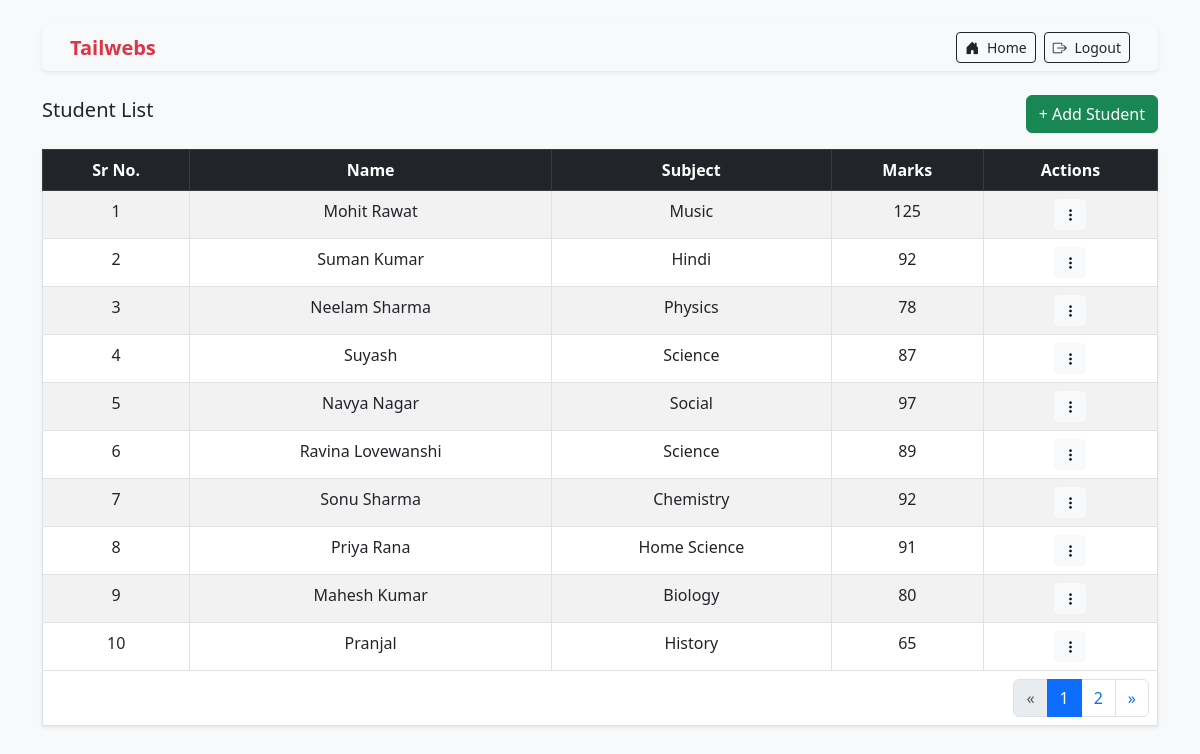
Page /dashboard/ (signed in) on the committed database.
### portal/models.py (models this page shows, shortened)
class Student(models.Model):
    name = models.CharField(max_length=100)
    subject = models.CharField(max_length=100)
    marks = models.PositiveIntegerField()
    created_at = models.DateTimeField(auto_now_add=True)
    created_by = models.ForeignKey(Teacher, on_delete=models.CASCADE, related_name='students', null=True, blank=True)
    updated_by = models.ForeignKey(Teacher, on_delete=models.CASCADE, related_name='updated', null=True, blank=True)
    updated_at = models.DateTimeField(auto_now=True)
    is_deleted = models.BooleanField(default=False)
    class Meta:
        unique_together = ('name', 'subject')

### portal/views.py (the view)
# urls.py: path('dashboard/', views.dashboard, name='dashboard'),
def dashboard(request):
    if not request.session.get('teacher_id'):
        return redirect('login')
    teacher = get_object_or_404(Teacher, id=request.session['teacher_id'], is_deleted=False)
    students_list = Student.objects.filter(is_deleted=False).order_by('-created_at')
    paginator = Paginator(students_list, 10)
    page_number = request.GET.get('page')
    page_obj = paginator.get_page(page_number)
    return render(request, 'dashboard.html', {'page_obj': page_obj})

### templates/dashboard.html (shortened to what this page needs)
<!DOCTYPE html>
<html lang="en">
<head>
  <link href="https://cdn.jsdelivr.net/npm/bootstrap@5.3.0/dist/css/bootstrap.min.css" rel="stylesheet">
  <link href="https://cdn.jsdelivr.net/npm/bootstrap-icons@1.10.5/font/bootstrap-icons.css" rel="stylesheet">
</head>
<body class="bg-light p-4">
<div class="container">
  <nav class="navbar navbar-expand-lg navbar-light bg-light rounded mb-4 px-3 shadow-sm">
    <div class="container-fluid">
      <a href="{% url 'dashboard' %}" class="outline-0 text-decoration-none">
      <span class="navbar-brand text-danger fw-bold">Tailwebs</span>
      </a>
      <div class="d-flex ms-auto gap-2">
        <a href="{% url 'dashboard' %}" class="btn btn-outline-dark btn-sm">
          <i class="bi bi-house-door-fill me-1"></i> Home
        </a>
        <a href="{% url 'logout' %}" class="btn btn-outline-dark btn-sm">
          <i class="bi bi-box-arrow-right me-1"></i> Logout
        </a>
      </div>
    </div>
  </nav>
  <div class="d-flex justify-content-between align-items-center mb-3">
    <h5>Student List</h5>
    <button class="btn btn-success" data-bs-toggle="modal" data-bs-target="#addStudentModal">+ Add Student</button>
  </div>
  <table class="table table-bordered table-striped bg-white shadow-sm">
    <thead class="table-dark">
      <tr class="text-center">
        <th>Sr No.</th>
        <th>Name</th>
        <th>Subject</th>
        <th>Marks</th>
        <th>Actions</th>
      </tr>
    </thead>
    <tbody class="text-center">
      {% for student in page_obj %}
      <tr data-id="{{ student.id }}">
        <td>{{ page_obj.start_index|add:forloop.counter0 }}</td>
        <td>{{ student.name }}</td>
        <td>{{ student.subject }}</td>
        <td>{{ student.marks }}</td>
        <td>
          <div class="dropdown">
            <button class="btn btn-sm btn-light" type="button" data-bs-toggle="dropdown">
              <i class="bi bi-three-dots-vertical"></i>
            </button>
          </div>
        </td>
      </tr>
      {% endfor %}
    </tbody>
    <tfoot>
      <tr>
        <td colspan="5">
          <nav>
            <ul class="pagination justify-content-end mb-0">
              {% if page_obj.has_previous %}
                <li class="page-item">
                  <a class="page-link" href="?page={{ page_obj.previous_page_number }}">&laquo;</a>
                </li>
              {% else %}
                <li class="page-item disabled"><span class="page-link">&laquo;</span></li>
              {% endif %}
              {% for num in page_obj.paginator.page_range %}
                {% if page_obj.number == num %}
                  <li class="page-item active"><span class="page-link">{{ num }}</span></li>
                {% elif num >= page_obj.number|add:'-2' and num <= page_obj.number|add:'2' %}
                  <li class="page-item"><a class="page-link" href="?page={{ num }}">{{ num }}</a></li>
                {% endif %}
              {% endfor %}
              {% if page_obj.has_next %}
                <li class="page-item">
                  <a class="page-link" href="?page={{ page_obj.next_page_number }}">&raquo;</a>
                </li>
              {% else %}
                <li class="page-item disabled"><span class="page-link">&raquo;</span></li>
              {% endif %}
            </ul>
          </nav>
        </td>
      </tr>
    </tfoot>
  </table>
</div>
</body>
</html>

### rows in the picture
Student: start_index|add "1", name "Mohit Rawat", subject "Music", marks "125"
Student: start_index|add "2", name "Suman Kumar", subject "Hindi", marks "92"
Student: start_index|add "3", name "Neelam Sharma", subject "Physics", marks "78"
Student: start_index|add "4", name "Suyash", subject "Science", marks "87"
Student: start_index|add "5", name "Navya Nagar", subject "Social", marks "97"
Student: start_index|add "6", name "Ravina Lovewanshi", subject "Science", marks "89"
Student: start_index|add "7", name "Sonu Sharma", subject "Chemistry", marks "92"
Student: start_index|add "8", name "Priya Rana", subject "Home Science", marks "91"
Student: start_index|add "9", name "Mahesh Kumar", subject "Biology", marks "80"
Student: start_index|add "10", name "Pranjal", subject "History", marks "65"

### other values in the picture
{{ num }} "1"
{{ num }} "2"
